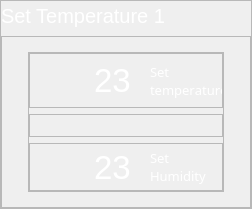
              <widget class="QFrame" name="frame_31">
               <property name="sizePolicy">
                <sizepolicy hsizetype="Expanding" vsizetype="Expanding">
                 <horstretch>11</horstretch>
                 <verstretch>4</verstretch>
                </sizepolicy>
               </property>
               <property name="minimumSize">
                <size>
                 <width>227</width>
                 <height>209</height>
                </size>
               </property>
               <property name="frameShape">
                <enum>QFrame::StyledPanel</enum>
               </property>
               <property name="frameShadow">
                <enum>QFrame::Raised</enum>
               </property>
               <layout class="QVBoxLayout" name="verticalLayout_18">
                <property name="leftMargin">
                 <number>0</number>
                </property>
                <property name="topMargin">
                 <number>0</number>
                </property>
                <property name="rightMargin">
                 <number>0</number>
                </property>
                <property name="bottomMargin">
                 <number>0</number>
                </property>
                <item>
                 <widget class="QLabel" name="label_13">
                  <property name="sizePolicy">
                   <sizepolicy hsizetype="Expanding" vsizetype="Fixed">
                    <horstretch>1</horstretch>
                    <verstretch>0</verstretch>
                   </sizepolicy>
                  </property>
                  <property name="minimumSize">
                   <size>
                    <width>225</width>
                    <height>29</height>
                   </size>
                  </property>
                  <property name="font">
                   <font>
                    <pointsize>15</pointsize>
                   </font>
                  </property>
                  <property name="styleSheet">
                   <string notr="true">color: rgb(255, 255, 255);</string>
                  </property>
                  <property name="text">
                   <string>Set Temperature 1</string>
                  </property>
                 </widget>
                </item>
                <item>
                 <widget class="QFrame" name="frame_37">
                  <property name="sizePolicy">
                   <sizepolicy hsizetype="Expanding" vsizetype="Expanding">
                    <horstretch>9</horstretch>
                    <verstretch>1</verstretch>
                   </sizepolicy>
                  </property>
                  <property name="minimumSize">
                   <size>
                    <width>250</width>
                    <height>172</height>
                   </size>
                  </property>
                  <property name="maximumSize">
                   <size>
                    <width>16777215</width>
                    <height>191</height>
                   </size>
                  </property>
                  <property name="styleSheet">
                   <string notr="true">#frame_37{
border-image: url(:/images/phptps/panele-bozotg-temp-07.svg);

}</string>
                  </property>
                  <property name="frameShape">
                   <enum>QFrame::StyledPanel</enum>
                  </property>
                  <property name="frameShadow">
                   <enum>QFrame::Raised</enum>
                  </property>
                  <layout class="QVBoxLayout" name="verticalLayout_21">
                   <property name="leftMargin">
                    <number>0</number>
                   </property>
                   <property name="topMargin">
                    <number>0</number>
                   </property>
                   <property name="rightMargin">
                    <number>0</number>
                   </property>
                   <property name="bottomMargin">
                    <number>0</number>
                   </property>
                   <item alignment="Qt::AlignHCenter|Qt::AlignVCenter">
                    <widget class="QFrame" name="frame_36">
                     <property name="sizePolicy">
                      <sizepolicy hsizetype="Expanding" vsizetype="Expanding">
                       <horstretch>9</horstretch>
                       <verstretch>9</verstretch>
                      </sizepolicy>
                     </property>
                     <property name="minimumSize">
                      <size>
                       <width>196</width>
                       <height>140</height>
                      </size>
                     </property>
                     <property name="maximumSize">
                      <size>
                       <width>150</width>
                       <height>16777215</height>
                      </size>
                     </property>
                     <property name="styleSheet">
                      <string notr="true">	background-color: none;</string>
                     </property>
                     <property name="frameShape">
                      <enum>QFrame::StyledPanel</enum>
                     </property>
                     <property name="frameShadow">
                      <enum>QFrame::Raised</enum>
                     </property>
                     <layout class="QVBoxLayout" name="verticalLayout_19">
                      <property name="leftMargin">
                       <number>0</number>
                      </property>
                      <property name="topMargin">
                       <number>0</number>
                      </property>
                      <property name="rightMargin">
                       <number>0</number>
                      </property>
                      <property name="bottomMargin">
                       <number>0</number>
                      </property>
                      <item>
                       <widget class="QFrame" name="frame_38">
                        <property name="sizePolicy">
                         <sizepolicy hsizetype="Expanding" vsizetype="Expanding">
                          <horstretch>3</horstretch>
                          <verstretch>0</verstretch>
                         </sizepolicy>
                        </property>
                        <property name="minimumSize">
                         <size>
                          <width>0</width>
                          <height>42</height>
                         </size>
                        </property>
                        <property name="styleSheet">
                         <string notr="true">#frame_8{
	border:none;


}</string>
                        </property>
                        <property name="frameShape">
                         <enum>QFrame::StyledPanel</enum>
                        </property>
                        <property name="frameShadow">
                         <enum>QFrame::Raised</enum>
                        </property>
                        <layout class="QHBoxLayout" name="horizontalLayout_23">
                         <property name="leftMargin">
                          <number>0</number>
                         </property>
                         <property name="topMargin">
                          <number>0</number>
                         </property>
                         <property name="rightMargin">
                          <number>0</number>
                         </property>
                         <property name="bottomMargin">
                          <number>0</number>
                         </property>
                         <item alignment="Qt::AlignHCenter">
                          <widget class="QLabel" name="temp_image_down_7">
                           <property name="sizePolicy">
                            <sizepolicy hsizetype="Expanding" vsizetype="Expanding">
                             <horstretch>8</horstretch>
                             <verstretch>8</verstretch>
                            </sizepolicy>
                           </property>
                           <property name="minimumSize">
                            <size>
                             <width>57</width>
                             <height>52</height>
                            </size>
                           </property>
                           <property name="styleSheet">
                            <string notr="true">#temp_image_down_7{

	
	image: url(:/images/phptps/tama-sanj-07.svg);
}</string>
                           </property>
                           <property name="text">
                            <string/>
                           </property>
                          </widget>
                         </item>
                         <item>
                          <widget class="QLabel" name="temp_down_7">
                           <property name="sizePolicy">
                            <sizepolicy hsizetype="Expanding" vsizetype="Expanding">
                             <horstretch>7</horstretch>
                             <verstretch>7</verstretch>
                            </sizepolicy>
                           </property>
                           <property name="minimumSize">
                            <size>
                             <width>50</width>
                             <height>53</height>
                            </size>
                           </property>
                           <property name="font">
                            <font>
                             <pointsize>25</pointsize>
                             <weight>50</weight>
                             <bold>false</bold>
                            </font>
                           </property>
                           <property name="styleSheet">
                            <string notr="true">#temp_down_7{

	 color: white;
}</string>
                           </property>
                           <property name="text">
                            <string>23</string>
                           </property>
                           <property name="textFormat">
                            <enum>Qt::PlainText</enum>
                           </property>
                           <property name="wordWrap">
                            <bool>false</bool>
                           </property>
                           <property name="margin">
                            <number>0</number>
                           </property>
                           <property name="openExternalLinks">
                            <bool>false</bool>
                           </property>
                          </widget>
                         </item>
                         <item>
                          <widget class="QLabel" name="curent_temp_label_5">
                           <property name="sizePolicy">
                            <sizepolicy hsizetype="Expanding" vsizetype="Expanding">
                             <horstretch>8</horstretch>
                             <verstretch>8</verstretch>
                            </sizepolicy>
                           </property>
                           <property name="minimumSize">
                            <size>
                             <width>72</width>
                             <height>44</height>
                            </size>
                           </property>
                           <property name="font">
                            <font>
                             <family>Bahnschrift SemiLight SemiConde</family>
                             <pointsize>10</pointsize>
                             <weight>50</weight>
                             <italic>false</italic>
                             <bold>false</bold>
                             <underline>false</underline>
                             <strikeout>false</strikeout>
                             <kerning>false</kerning>
                            </font>
                           </property>
                           <property name="styleSheet">
                            <string notr="true">#curent_temp_label_5{

	
	color: white;
	
}</string>
                           </property>
                           <property name="text">
                            <string>Set 
temperature</string>
                           </property>
                          </widget>
                         </item>
                        </layout>
                       </widget>
                      </item>
                      <item>
                       <widget class="QFrame" name="temp_linne_down_3">
                        <property name="sizePolicy">
                         <sizepolicy hsizetype="Expanding" vsizetype="Fixed">
                          <horstretch>9</horstretch>
                          <verstretch>1</verstretch>
                         </sizepolicy>
                        </property>
                        <property name="minimumSize">
                         <size>
                          <width>0</width>
                          <height>0</height>
                         </size>
                        </property>
                        <property name="styleSheet">
                         <string notr="true">#temp_linne_down{
	
	
	border:none;
	
	
	
	
	
	
}</string>
                        </property>
                        <property name="frameShape">
                         <enum>QFrame::StyledPanel</enum>
                        </property>
                        <property name="frameShadow">
                         <enum>QFrame::Raised</enum>
                        </property>
                        <layout class="QVBoxLayout" name="verticalLayout_20">
                         <property name="spacing">
                          <number>6</number>
                         </property>
                         <property name="leftMargin">
                          <number>0</number>
                         </property>
                         <property name="topMargin">
                          <number>0</number>
                         </property>
                         <property name="rightMargin">
                          <number>0</number>
                         </property>
                         <property name="bottomMargin">
                          <number>0</number>
                         </property>
                         <item>
                          <widget class="QLabel" name="line_temp_3">
                           <property name="sizePolicy">
                            <sizepolicy hsizetype="Expanding" vsizetype="Expanding">
                             <horstretch>8</horstretch>
                             <verstretch>8</verstretch>
                            </sizepolicy>
                           </property>
                           <property name="minimumSize">
                            <size>
                             <width>148</width>
                             <height>21</height>
                            </size>
                           </property>
                           <property name="styleSheet">
                            <string notr="true">#line_temp_3{
	
	
	border:none;
	
	image: url(:/images/phptps/line kutah-02-02.svg);

}</string>
                           </property>
                           <property name="text">
                            <string/>
                           </property>
                           <property name="indent">
                            <number>-1</number>
                           </property>
                           <property name="textInteractionFlags">
                            <set>Qt::LinksAccessibleByMouse</set>
                           </property>
                          </widget>
                         </item>
                        </layout>
                       </widget>
                      </item>
                      <item>
                       <widget class="QFrame" name="frame_39">
                        <property name="minimumSize">
                         <size>
                          <width>0</width>
                          <height>42</height>
                         </size>
                        </property>
                        <property name="styleSheet">
                         <string notr="true">#frame_10{

	border:none;
	

}</string>
                        </property>
                        <property name="frameShape">
                         <enum>QFrame::StyledPanel</enum>
                        </property>
                        <property name="frameShadow">
                         <enum>QFrame::Raised</enum>
                        </property>
                        <layout class="QHBoxLayout" name="horizontalLayout_24">
                         <property name="leftMargin">
                          <number>0</number>
                         </property>
                         <property name="topMargin">
                          <number>0</number>
                         </property>
                         <property name="rightMargin">
                          <number>0</number>
                         </property>
                         <property name="bottomMargin">
                          <number>0</number>
                         </property>
                         <item>
                          <widget class="QLabel" name="temp_image_down_8">
                           <property name="sizePolicy">
                            <sizepolicy hsizetype="Expanding" vsizetype="Expanding">
                             <horstretch>8</horstretch>
                             <verstretch>8</verstretch>
                            </sizepolicy>
                           </property>
                           <property name="minimumSize">
                            <size>
                             <width>57</width>
                             <height>46</height>
                            </size>
                           </property>
                           <property name="styleSheet">
                            <string notr="true">#temp_image_down_8{


image: url(:/images/phptps/rotobat-07.svg);
	
	
}
</string>
                           </property>
                           <property name="text">
                            <string/>
                           </property>
                          </widget>
                         </item>
                         <item>
                          <widget class="QLabel" name="temp_down_8">
                           <property name="sizePolicy">
                            <sizepolicy hsizetype="Expanding" vsizetype="Expanding">
                             <horstretch>7</horstretch>
                             <verstretch>7</verstretch>
                            </sizepolicy>
                           </property>
                           <property name="minimumSize">
                            <size>
                             <width>50</width>
                             <height>46</height>
                            </size>
                           </property>
                           <property name="font">
                            <font>
                             <pointsize>25</pointsize>
                             <weight>50</weight>
                             <bold>false</bold>
                            </font>
                           </property>
                           <property name="styleSheet">
                            <string notr="true">#temp_down_8{

	 color: white;
}</string>
                           </property>
                           <property name="text">
                            <string>23</string>
                           </property>
                           <property name="textFormat">
                            <enum>Qt::PlainText</enum>
                           </property>
                           <property name="wordWrap">
                            <bool>false</bool>
                           </property>
                           <property name="margin">
                            <number>0</number>
                           </property>
                           <property name="openExternalLinks">
                            <bool>false</bool>
                           </property>
                          </widget>
                         </item>
                         <item>
                          <widget class="QLabel" name="curent_temp_label_6">
                           <property name="sizePolicy">
                            <sizepolicy hsizetype="Expanding" vsizetype="Expanding">
                             <horstretch>8</horstretch>
                             <verstretch>8</verstretch>
                            </sizepolicy>
                           </property>
                           <property name="minimumSize">
                            <size>
                             <width>72</width>
                             <height>44</height>
                            </size>
                           </property>
                           <property name="font">
                            <font>
                             <family>Bahnschrift SemiLight SemiConde</family>
                             <pointsize>10</pointsize>
                             <weight>50</weight>
                             <italic>false</italic>
                             <bold>false</bold>
                             <underline>false</underline>
                             <strikeout>false</strikeout>
                             <kerning>false</kerning>
                            </font>
                           </property>
                           <property name="tabletTracking">
                            <bool>false</bool>
                           </property>
                           <property name="focusPolicy">
                            <enum>Qt::NoFocus</enum>
                           </property>
                           <property name="styleSheet">
                            <string notr="true">#curent_temp_label_6{

	
	color: white;
	
}</string>
                           </property>
                           <property name="text">
                            <string>Set 
Humidity</string>
                           </property>
                          </widget>
                         </item>
                        </layout>
                       </widget>
                      </item>
                     </layout>
                    </widget>
                   </item>
                  </layout>
                 </widget>
                </item>
               </layout>
              </widget>
